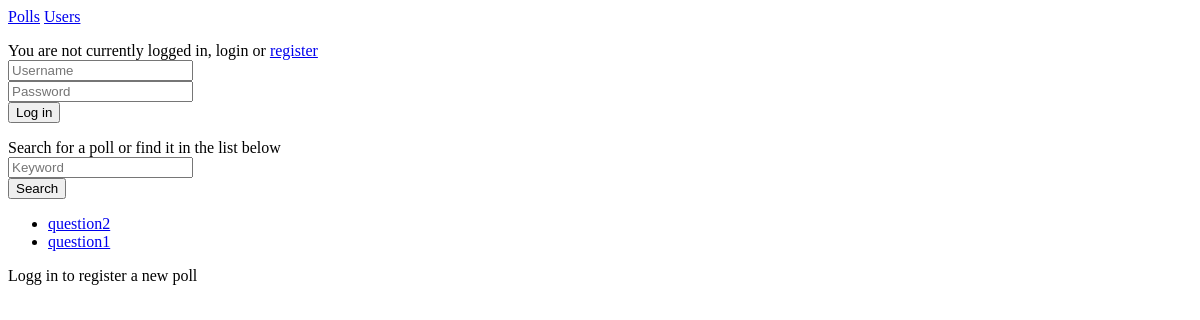
The page /polls/ on the database as committed earlier.
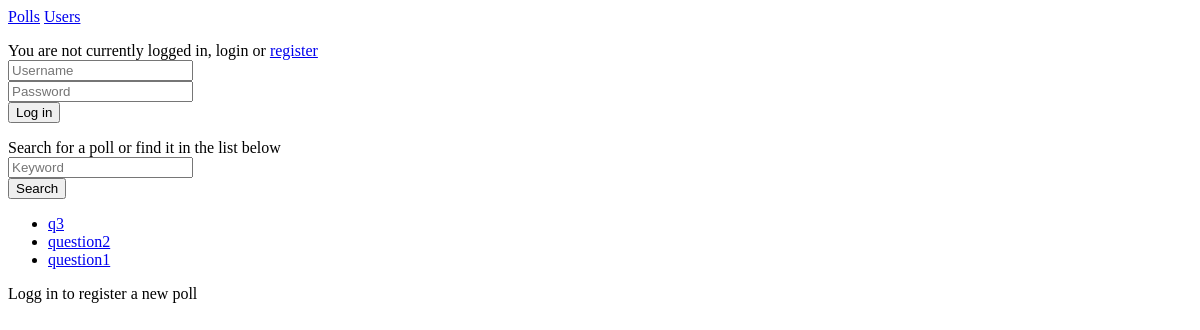
The same page on the database as committed later.
### polls/models.py (models this page shows, shortened)
class Question(models.Model):
    question_text = models.CharField(max_length=200)
    question_desc = models.CharField(max_length=400)
    pub_date = models.DateTimeField('date published', default = timezone.now)
    owner = models.ForeignKey(User, on_delete=models.CASCADE)
    public = models.IntegerField(default=0)

### polls/views.py (the view)
# urls.py: path('', views.index, name='index'),
def index(request):
    latest_question_list = Question.objects.order_by('-pub_date')[:5]
    context = {'latest_question_list': latest_question_list}
    return render(request, 'polls/index.html', context)

### polls/templates/polls/index.html (shortened to what this page needs)
{% include "polls/authheader.html" %}
{% if latest_question_list %}
<p> <form method="POST" action="/polls/search">
<div class="form-group">
<label class="text-primary text-dark font-weight-bold">Search for a poll or find it in the list below </label>
<br>
<input type="text" class="form-control" name="keyword" placeholder="Keyword">
<br>
<button type="submit" class="btn btn-primary btn-lg">Search</button>
</div>
</form>
</p>
    <ul>
    {% for question in latest_question_list %}
        {% if question.public == False %}
        <li><a href="/polls/{{ question.id }}/">{{ question.question_text }}</a></li>
        {% endif  %}
    {% endfor %}
    </ul>
{% else %}
    <p>No polls are available.</p>
{% endif %}
{% if request.user.is_authenticated %}
<a href="/polls/addpollpage"> Register a new poll </a>
{% else %}
<p>Logg in to register a new poll </p>
{% endif %}

Rows that differ between the two databases and show on the page:
added Question: question_text "q3"
